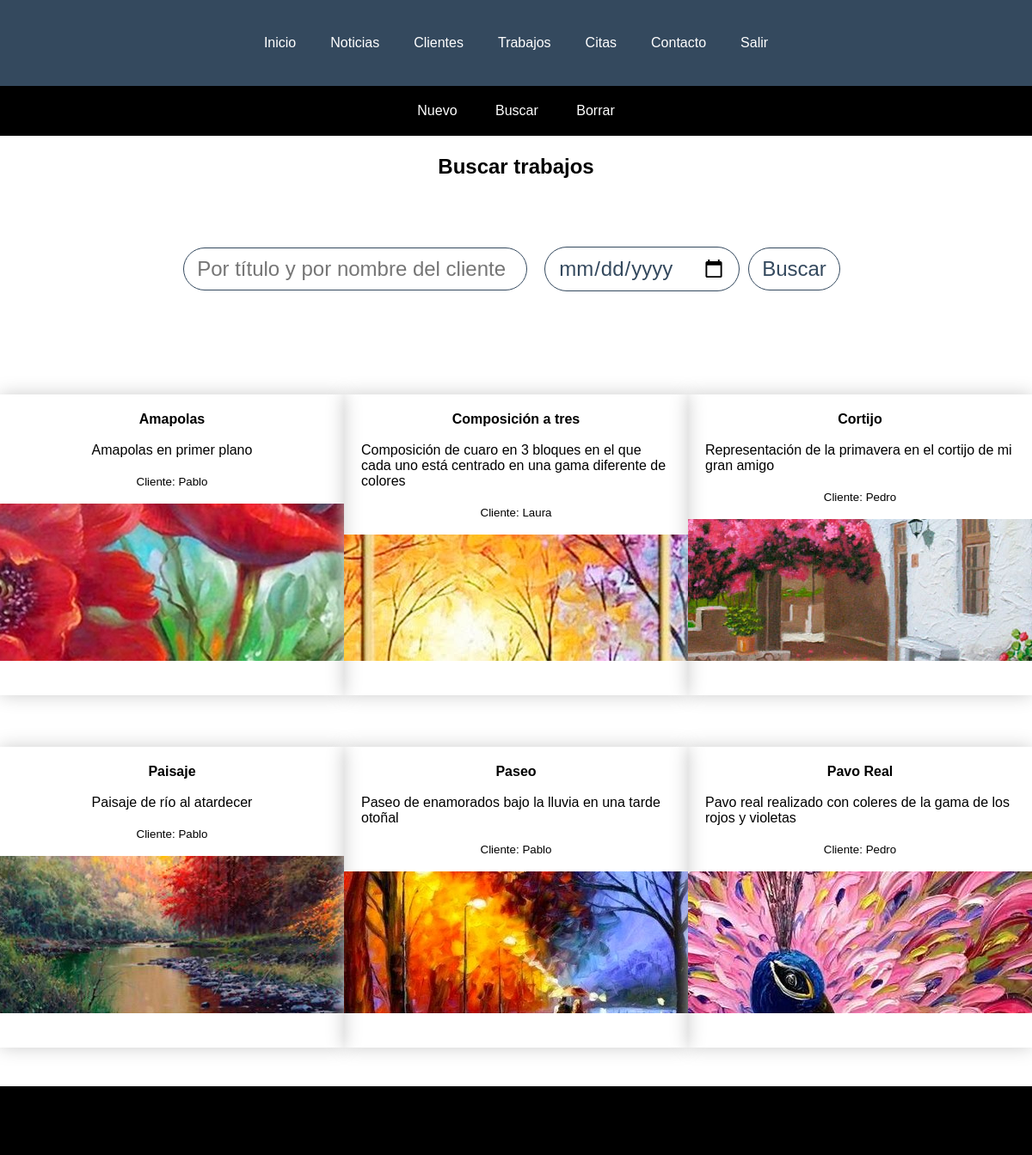
Screenshot of /php/trabajosBuscar.php (signed in) with the database file from the repository.
### tables this page shows
CREATE TABLE `trabajos` (
  `id` int(11) NOT NULL,
  `imagen` varchar(500) NOT NULL,
  `titulo` varchar(50) NOT NULL,
  `descripcion` text NOT NULL,
  `fecha` date NOT NULL,
  `id_cliente` int(11) NOT NULL
);

CREATE TABLE `clientes` (
  `id` int(11) NOT NULL,
  `nombre` varchar(30) NOT NULL,
  `apellidos` varchar(40) NOT NULL,
  `direccion` varchar(50) NOT NULL,
  `telefono1` varchar(20) NOT NULL,
  `telefono2` varchar(20) DEFAULT NULL
);

### php/trabajosBuscar.php (the view, shortened to what this page needs)
<!DOCTYPE html>
<html lang="es">
<head>
  <link rel="stylesheet" href="../css/style.css">
</head>
<body>
  <div id="submenuTrabajos">
    <ul>
      <li><a href="./trabajosNuevo.php">Nuevo</a></li>
      <li><a href="./trabajosBuscar.php">Buscar</a></li>
      <li><a href="./trabajosBorrar.php">Borrar</a></li>
    </ul>
  </div>
  <?php
    include "./funciones.php";
    $conexion = conecta_bd();
    echo "<section id='buscarTrabajos'>";
    echo "<h1>Buscar trabajos</h1>";
    echo "<form action='#' method='post'>";
      echo "<input class='buscador' type='text' name='busqueda' placeholder='Por título y por nombre del cliente'>";
      echo "<input class='buscador' type='date' name='fecha' placeholder='Buscar por fecha...'>";
      echo "<input class='buscador' type='submit' name='buscar' value='Buscar'>";
    echo "</form>";
    echo "<div id='contenedorBuscarTrabajos'>";
    if(isset($_POST["buscar"])){
      $busqueda = $_POST["busqueda"];
      $fecha = $_POST["fecha"];
      if(!$fecha && $busqueda){
        $consulta = "select * from trabajos, clientes WHERE trabajos.id_cliente=clientes.id
                      AND (titulo LIKE '%$busqueda%' OR nombre like '%$busqueda%') order by titulo, nombre, fecha";
      }elseif ($fecha && !$busqueda) {
        $consulta = "select * from trabajos, clientes WHERE trabajos.id_cliente=clientes.id
                      AND (fecha like '%$fecha%') order by titulo, nombre, fecha";
      }else{
        $consulta = "select * from trabajos, clientes WHERE trabajos.id_cliente=clientes.id
                      AND (titulo LIKE '%$busqueda%' OR nombre like '%$busqueda%' AND (fecha like '%$fecha%'))
                      order by titulo, nombre, fecha";
      }
      $resultado = mysqli_query($conexion, $consulta);
      $numeroFilas = mysqli_num_rows($resultado);
      if($numeroFilas > 0){
        for ($i=0; $i < $numeroFilas; $i++) {
          $fila = mysqli_fetch_array($resultado, MYSQLI_ASSOC);
          echo "<div id='cajaNoticia'>";
            echo "<h2>$fila[titulo]</h2><br>";
            echo "<p>$fila[descripcion]</p>";
            echo "<small>Cliente: $fila[nombre]</small>";
            echo "<div id='imgNoticias'>";
              echo "<img src='../img/trabajos/$fila[imagen]'><br>";
            echo "</div>";
          echo "</div>";
        }
      }else{
          echo "No hay resultados para la búsqueda";
      }
    }else{
      $consulta = "select * from trabajos, clientes WHERE trabajos.id_cliente=clientes.id order by titulo, nombre, fecha";
      $resultado = mysqli_query($conexion, $consulta);
      $numeroFilas = mysqli_num_rows($resultado);
      for ($i=0; $i < $numeroFilas; $i++) {
        $fila = mysqli_fetch_array($resultado, MYSQLI_ASSOC);
        echo "<div id='cajaNoticia'>";
          echo "<h2>$fila[titulo]</h2><br>";
          echo "<p>$fila[descripcion]</p>";
          echo "<small>Cliente: $fila[nombre]</small>";
          echo "<div id='imgNoticias'>";
            echo "<img src='../img/trabajos/$fila[imagen]'><br>";
          echo "</div>";
        echo "</div>";
      }
    }
    echo "</div>";
    echo "</section>";
   ?>
</body>
</html>

### css/style.css (style rules this page uses)
* { text-decoration: none; list-style: none; margin: 0; padding: 0; box-sizing: border-box; font-family: sans-serif; }
html { position: relative; min-height: 100%; }
body { margin: 0 0 65px; }
section#todasNoticias, section#todosClientes, section#trabajos, section#nuevaNoticia, section#borrarNoticias, section#buscarNoticias, section#buscarTrabajos, section#nuevoTrabajo, section#borrarTrabajos, section#nuevoCliente, section#buscarClientes { width: 100%; min-height: 90vh; display: flex; justify-content: center; align-items: center; text-align: center; flex-direction: column; }
h1 { text-align: center; margin-top: 15%; }
small { margin-top: 20px; }
form { text-align: center; }
div#submenuNoticias, div#submenuClientes, div#submenuTrabajos { top: 0; display:flex; justify-content: center; align-items: center; position: fixed; width: 100%; background: black; }
div#submenuNoticias ul, div#submenuClientes ul, div#submenuTrabajos ul { margin-top: 100px; padding: 20px; }
div#submenuNoticias ul li, div#submenuClientes ul li, div#submenuTrabajos ul li { display: inline-block; }
div#submenuNoticias ul li a, div#submenuClientes ul li a, div#submenuTrabajos ul li a { color: white; margin: 0 20px; text-decoration: none; }
div#contenedorTodasNoticias, div#contenedorTodosClientes, div#contenedorTrabajos, div#contenedorNuevaNoticia, div#contenedorBorrarNoticias, div#contenedorBuscarNoticias, div#contenedorBuscarTrabajos, div#contenedorNuevoTrabajo, div#contenedorBorrarTrabajos, div#contenedorNuevoCliente, div#contenedorBuscarClientes { width: 100%; display: flex; justify-content: space-around; flex-wrap: wrap; align-items: center; text-align: center; margin: 5% 0; }
div#contenedorTodasNoticias div, div#contenedorBorrarNoticias div, div#contenedorBuscarNoticias div, div#contenedorTrabajos div, div#contenedorBuscarTrabajos div, div#contenedorBorrarTrabajos div, div#contenedorBuscarClientes div { margin-top: 5%; width: 400px; height: 350px; }
section#todasNoticias h2, section#borrarNoticias h2, section#buscarNoticias h2, div#contenedorTrabajos h2, section#buscarTrabajos h2, section#borrarTrabajo h2, section#buscarClientes h2 { font-size: 1rem; text-align: left; }
section#todasNoticias input, section#buscarNoticias input, section#buscarTrabajos input, section#buscarClientes input { background-color: transparent; color: #34495e; border: 1px solid #34495e; padding: 10px 15px; border-radius: 50px; outline: none; }
section#buscarTrabajos input:first-child { background-color: transparent; width: 400px; color: #34495e; border: 1px solid #34495e; padding: 10px 15px; border-radius: 50px; outline: none; }
section#buscarNoticias input.buscador, section#buscarTrabajos input.buscador, section#buscarClientes input.buscador { margin-top: 80px; font-size: 1.5rem; }
section#buscarNoticias input, section#buscarTrabajos input, section#buscarClientes input { margin-top: 5%; margin-right: 10px; }
section#buscarNoticias input:nth-child(2), section#buscarTrabajos input:nth-child(2) { margin-top: 5%; margin-left: 10px; }
div#cajaNoticia, div#cajaTrabajo { box-shadow: 0 0 20px #ccc; display: flex; text-align: left; align-items: center; flex-direction: column; padding: 20px; }
div#imgNoticias, div#imgTrabajo { width: 100%; height: 50%; overflow: hidden; display: flex; justify-content: center; align-items: center; padding: 20px; margin: 20px;; }

### rows the page displays
trabajos: titulo "Amapolas", descripcion "Amapolas en primer plano", id_cliente.nombre "Pablo", imagen (picture)
trabajos: titulo "Composición a tres", descripcion "Composición de cuaro en 3 bloques en el que cada uno está centrado en una gama diferente de colores", id_cliente.nombre "Laura", imagen (picture)
trabajos: titulo "Cortijo", descripcion "Representación de la primavera en el cortijo de mi gran amigo", id_cliente.nombre "Pedro", imagen (picture)
trabajos: titulo "Paisaje", descripcion "Paisaje de río al atardecer", id_cliente.nombre "Pablo", imagen (picture)
trabajos: titulo "Paseo", descripcion "Paseo de enamorados bajo la lluvia en una tarde otoñal", id_cliente.nombre "Pablo", imagen (picture)
trabajos: titulo "Pavo Real", descripcion "Pavo real realizado con coleres de la gama de los rojos y violetas", id_cliente.nombre "Pedro", imagen (picture)
